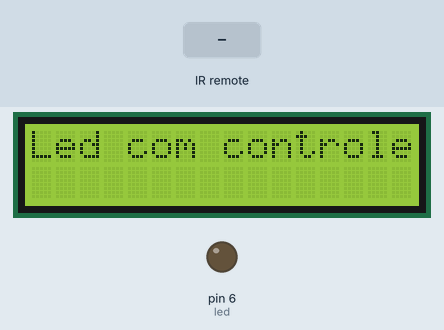
The sketch below on a simulated Arduino Uno, built with avr-gcc and run on an emulated ATmega328P. Shown: 16×2 character LCD, output pins drawn as LEDs (lit = HIGH). Inputs (shaded band) come from the test bench.

Above: at 1.2 s.
1.3 s: infrared code 0xFFA25D received
At 2.1 s:
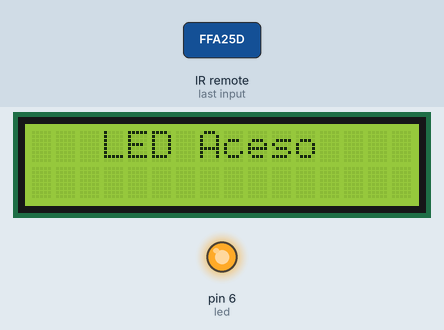
2.8 s: infrared code 0xFF629D received
At 3.4 s:
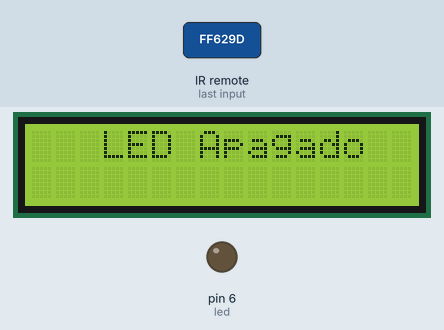
Timing chart, 0 to 5.8 s (numbered marks = the images above; inputs shaded):
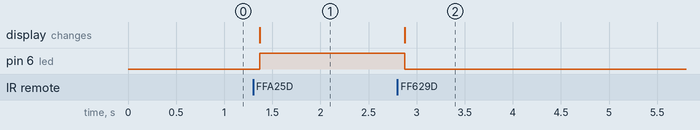

The sketch:

LCD_Controle_IR__e_Led.ino
```cpp
#include <IRremote.h>

#include<LiquidCrystal.h>

LiquidCrystal lcd(8,9,10,11,12,13);


int RECV_PIN = 7,led=6;

IRrecv irrecv(RECV_PIN);

decode_results results;

void setup()
{
  lcd.begin(16,2);
  pinMode(led,OUTPUT);
  irrecv.enableIRIn(); // Start the receiver
  lcd.setCursor(0,0);
  lcd.print("Led com controle");
}

void loop() {
  if (irrecv.decode(&results)) {

  switch(results.value){
    case 16753245:
      lcd.clear();
      lcd.setCursor(3,0);
      lcd.print("LED Aceso");
      digitalWrite(led,HIGH);
      break;
    case 16736925:
      lcd.clear();
      lcd.setCursor(3,0);
      lcd.print("LED Apagado");
      digitalWrite(led,LOW);
      break;
  }
   irrecv.resume(); // Receive the next value
  }
  delay(100);
}
```

Measured:
- after the input at 1.3 s, pin 6 (led): LOW → HIGH after 0.07 s; the display: changes after 0.07 s (image 1)
- after the input at 2.8 s, pin 6 (led): HIGH → LOW after 0.08 s; the display: changes after 0.08 s (image 2)
